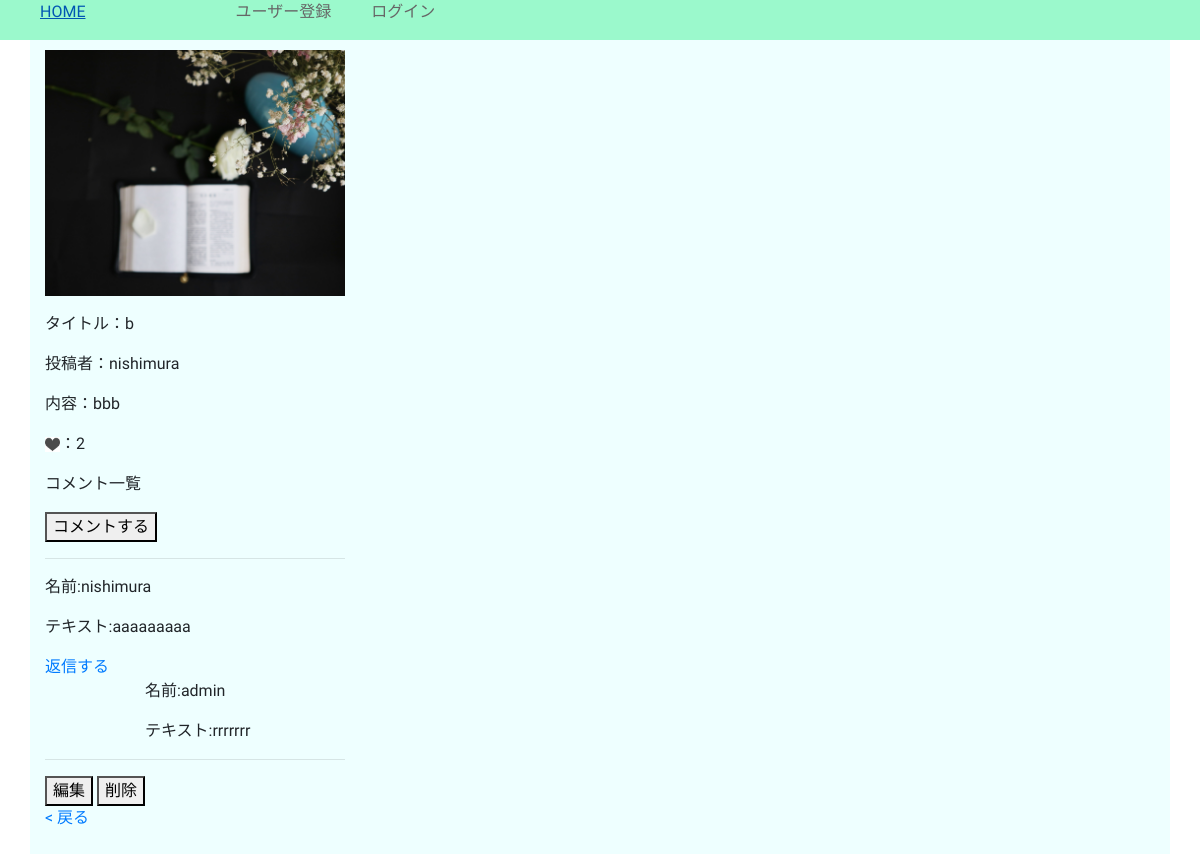
The app's page /detail/2/, older data.
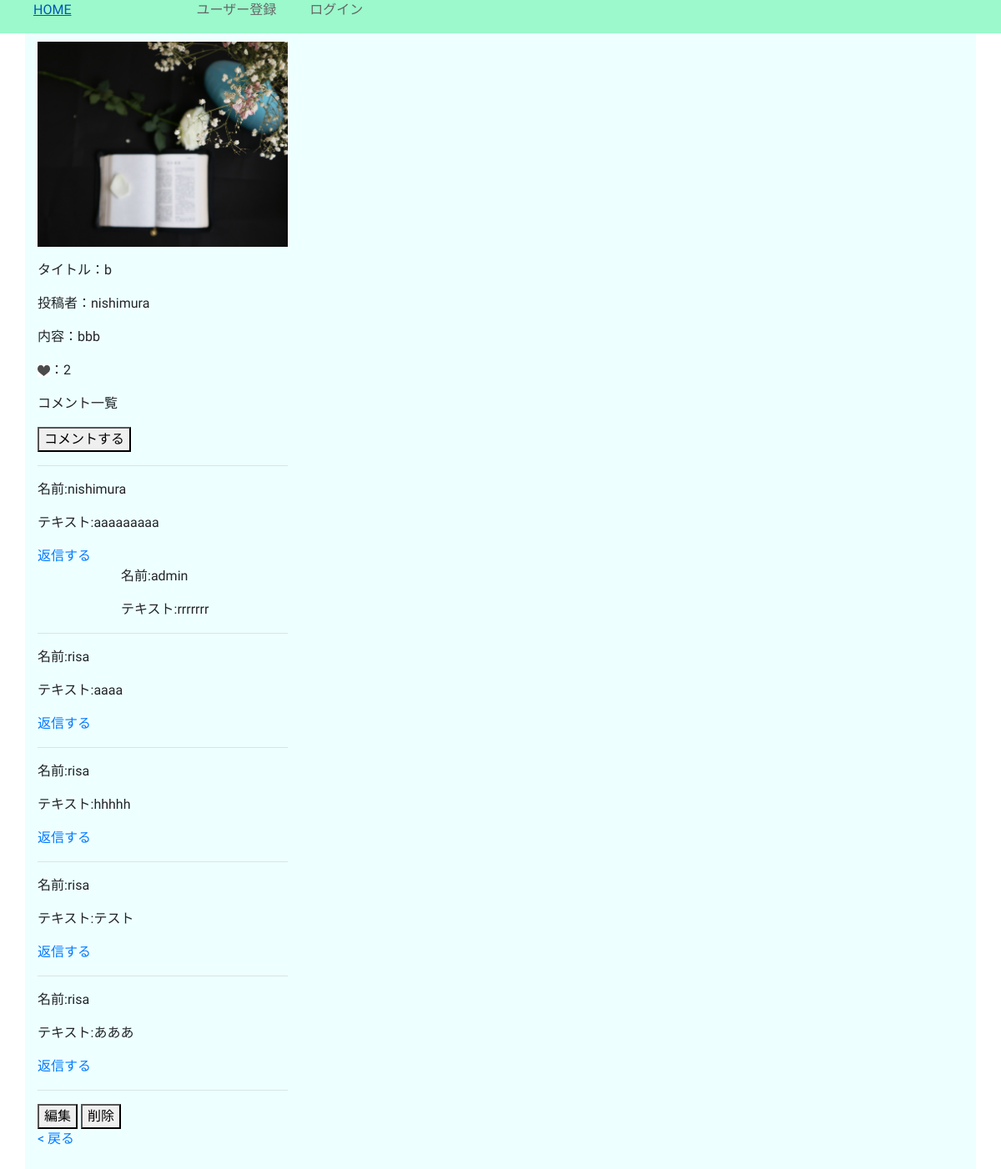
The same page, newer data.
### boardapp/models.py (models this page shows, shortened)
class BoardModel(models.Model):
    title = models.CharField(max_length=100)
    content = models.TextField()
    author = models.CharField(max_length=100)
    images = models.ImageField(upload_to='')
    good = models.IntegerField(null=True, blank=True, default=0)
    created_at = models.DateTimeField(auto_now_add=True)
    updated_at = models.DateTimeField(auto_now=True)

class Comment(models.Model):
    name = models.CharField(max_length=100,blank=True)
    text = models.TextField()
    target = models.ForeignKey(BoardModel, null=True, on_delete=models.CASCADE)
    is_public = models.BooleanField(default=True)
    created_date = models.DateTimeField(default=timezone.now)

class Reply(models.Model):
    name = models.CharField(max_length=100,blank=True)
    text = models.TextField()
    target = models.ForeignKey(Comment,on_delete=models.CASCADE)
    is_public = models.BooleanField(default=True)
    created_date = models.DateTimeField(default=timezone.now)

### boardapp/views.py (the view)
# urls.py: path('detail/<int:pk>/', detailfunc, name='detail'),
def detailfunc(request, pk):
    object = BoardModel.objects.get(pk=pk)
    return render(request, 'detail.html', {'object':object})

### templates/detail.html
{% extends 'base.html' %}
{% load static %}
{% block customcss %}
<link rel="stylesheet" type='text/css' href="{% static 'home.css'%}">
{% endblock customcss %}
{% block header %}
<div class="header">
{% if user.is_authenticated %}
  <a href="{% url 'list' %}" class="text1">HOME</a>
  <a href="{% url 'create' %}" class="text2">新規投稿</a>
  <a href="{% url 'logout' %}" class="text3">ログアウト</a>
{% else %}
  <a href="{% url 'list' %}" class="text1">HOME</a>
  <a href="{% url 'signup' %}" class="text2">ユーザー登録</a>
  <a href="{% url 'login' %}" class="text3">ログイン</a>
{% endif %}
</div>
{% endblock header %}
{% block content %}
<div class="container">
  <div>
    <p><img src='{{ object.images.url }}' width=300 ></p>
    <p>タイトル：{{ object.title }}</p>
    <p>投稿者：{{ object.author }}</p>
    <p>内容：{{ object.content }}</p>
    <p><a href="{% url 'good' object.pk %}"><img src="{% static 'images/goodmark.jpg' %}" width=15 height=15></a>：{{ object.good }}</p>
    <p>コメント一覧</p>
    <a href="{% url 'comment' object.pk %}"><button type="submit">コメントする</button></a>
    <hr>
    {% for comment in object.comment_set.all %}
        <p>名前:{{ comment.name }}</p>
        <p>テキスト:{{ comment.text }}</p>
        <a href="{% url 'reply' object.pk %}">返信する</a><br>
        {% for reply in comment.reply_set.all %}
          <div style="margin-left:100px;">
             <p>名前:{{ reply.name }}</p>
             <p>テキスト:{{ reply.text }}</p>
          </div>
        {% endfor %}
        <hr>
    {% endfor %}
    {% if request.user.id == object.author_id %}
      <a href="{% url 'update' object.pk %}"><button type="submit">編集</button></a>
      <a href="{% url 'delete' object.pk %}"><button type="submit">削除</button></a>
    {% endif %}
    <p><a href='JavaScript:history.back()'>&lt; 戻る</a></p>
  </div>
</div>
{% endblock content %}

### templates/base.html (shortened to what this page needs)
<!doctype html>
<html lang="en">
  <head>
    <link rel="stylesheet" href="https://stackpath.bootstrapcdn.com/bootstrap/4.5.0/css/bootstrap.min.css">
    {% block customcss %}
    {% endblock customcss %}
  </head>
  <body>
    {% block header %}
    {% endblock header %}
    {% block content %}
    {% endblock content %}
  </body>
</html>

### static/home.css (style rules this page uses)
.header { background-color: #9BF9CC; display: flex; flex-wrap: nowrap; height: 40px; }
.text1 { color: #666666; font-family: 'M PLUS Rounded 1c', sans-serif; padding-left: 40px; vertical-align: middle; }
.text2 { color: #666666; font-family: 'M PLUS Rounded 1c', sans-serif; padding-left: 150px; vertical-align: middle; }
.text3 { color: #666666; font-family: 'M PLUS Rounded 1c', sans-serif; padding-left: 40px; vertical-align: middle; }
.container { padding-top: 10px; padding-bottom: 10px; background-color: #EEFFFF; display: flex; flex-flow: row wrap; font-family: 'M PLUS Rounded 1c', sans-serif; }

Row changes from the older to the newer data that the page shows:
added Comment: name "risa", text "aaaa"
added Comment: name "risa", text "hhhhh"
added Comment: name "risa", text "テスト"
added Comment: name "risa", text "あああ"
